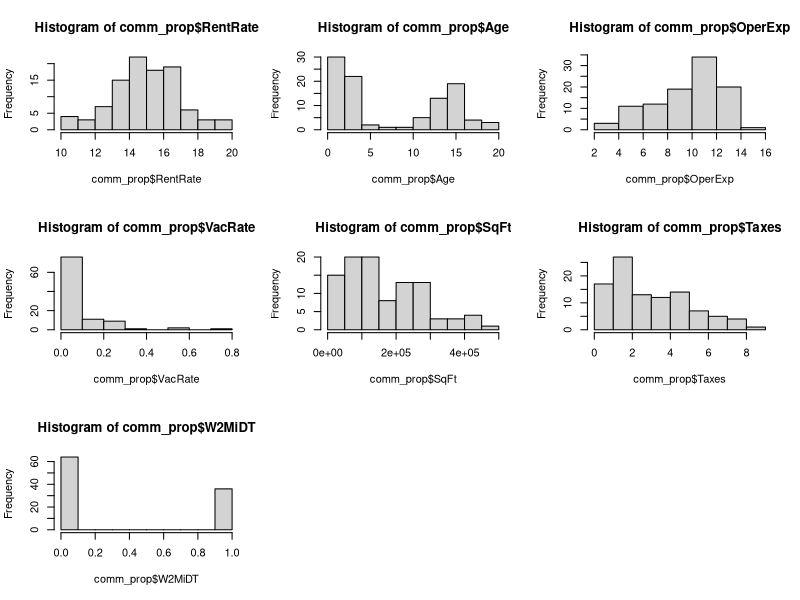
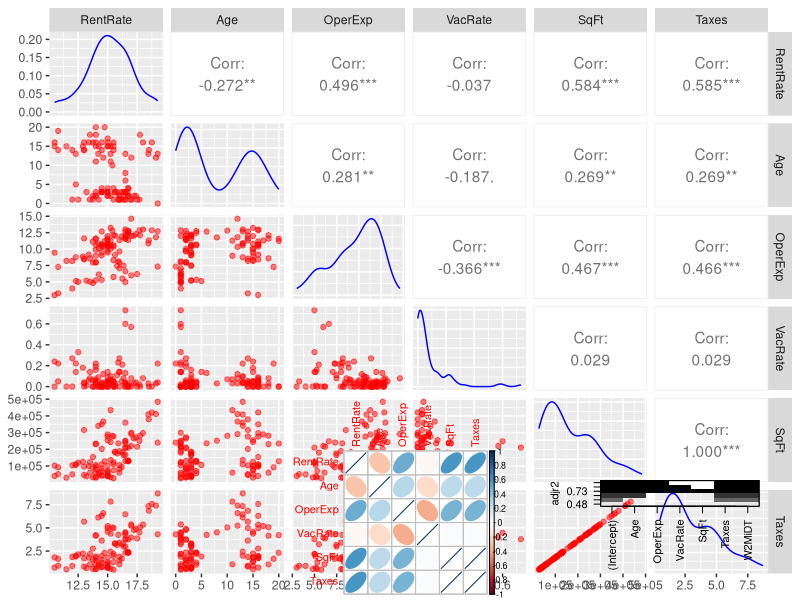

Here is the R script that generated these plots, in order: (Note: this script raises an error after producing the figures.)
## ---- chunk 1
knitr::opts_chunk$set(echo = TRUE)
library(corrplot)
## ---- chunk 2
comm_prop <- read.csv("comm_prop.csv")
#comm_prop$W2MiDT <- factor(comm_prop$W2MiDT, labels = c("No", "Yes"))
head(comm_prop,5)
## ---- chunk 3
par(mfrow = c(3,3))
hist(comm_prop$RentRate)
hist(comm_prop$Age)
hist(comm_prop$OperExp)
hist(comm_prop$VacRate)
hist(comm_prop$SqFt)
hist(comm_prop$Taxes)
hist(comm_prop$W2MiDT)

## ---- chunk 4
round(cor(comm_prop),2)
## ---- chunk 5
library(GGally)
ggpairs(comm_prop[,1:6] , 
        lower = list(continuous = wrap("points", color = "red", alpha = 0.5)), 
        diag = list(continuous = wrap("densityDiag",  color = "blue", alpha = 0.5)))
## ---- chunk 6
library(corrplot)
corrplot(cor(comm_prop[,c(1:6)]), method="ellipse")
## ---- chunk 7
library(leaps)
subsets <- regsubsets(RentRate ~ ., data=comm_prop)
plot(subsets, scale="adjr2")

## ---- chunk 8
m <- lm(RentRate ~ Age+OperExp+W2MiDT+Taxes, data=comm_prop)
summary(m)

## ---- chunk 9
leveragePlots(m,pch=16)
## ---- chunk 10
m_df <- fortify(m)

ggplot(m_df, aes(x=.fitted, y=.resid)) +
  geom_point() +
  geom_hline(yintercept = 0, linetype = 2) +
  labs(x="Fitted Values", y="Residuals")
## ---- chunk 11
car::ncvTest(m)

## ---- chunk 12
shapiro.test(m$residuals)

## ---- chunk 13
par(mfrow=c(2,2))
hist(m$residuals)
plot(m$residuals ~ comm_prop$RentRate,pch=16, main="Residual Plot")
abline(h = 0, lty = 3)  # adds a horizontal dashed line at y = 0
qqnorm(m$residuals, pch=16)
qqline(m$residuals)
## ---- chunk 14
car::vif(m)

## ---- chunk 15
new_obs = data.frame(Age=9, SqFt=40,OperExp=13,Taxes=5.40,W2MiDT=0)
predict(m, newdata = new_obs, interval="predict")
